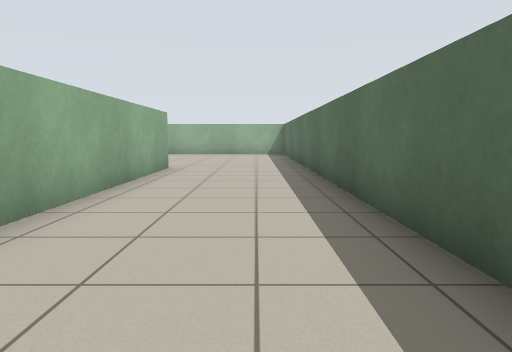
[1] (above)

17 first-person views from a walk through a Stage world. The camera is 0.83 m above the floor, tilts 6° down and sees 70° across. Floor lines are 1 m apart. The floor is counted in squares, 1 m on a side. Each view is taken from the middle of a square. On the plan, view 1 faces up. The plan holds only what a view shows up to about 12 squares ahead; the rest is blank. The robots in the file are not drawn.

[2]
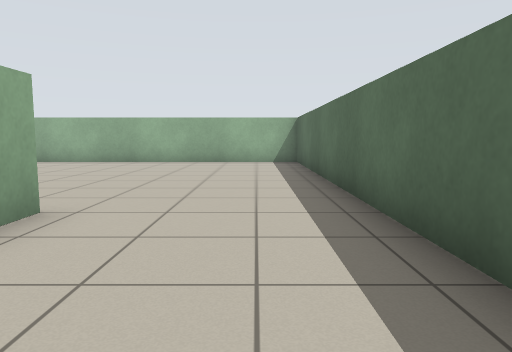

[3]
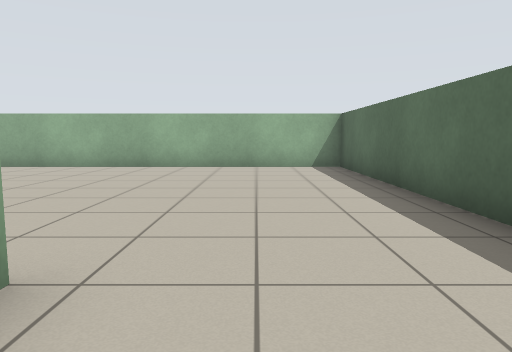

[4]
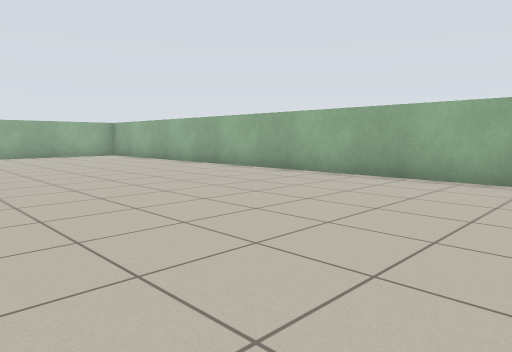

[5]
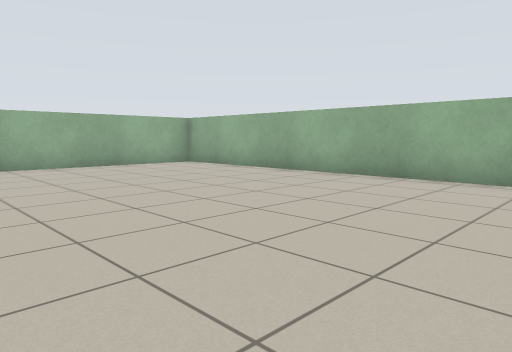

[6]
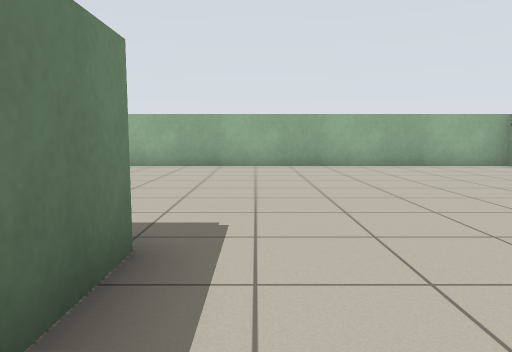

[7]
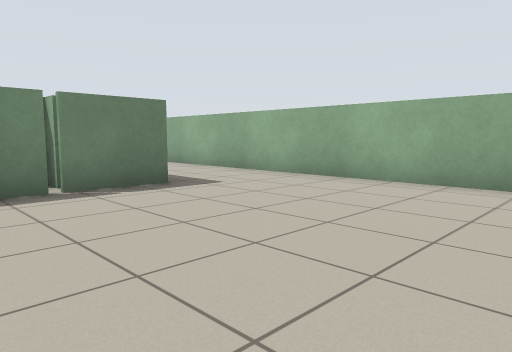

[8]
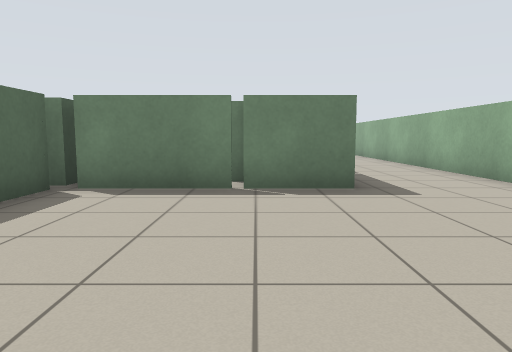

[9]
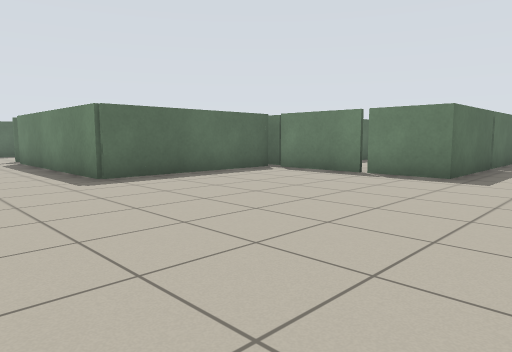

[10]
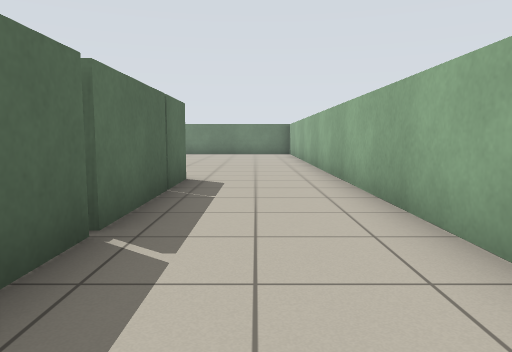

[11]
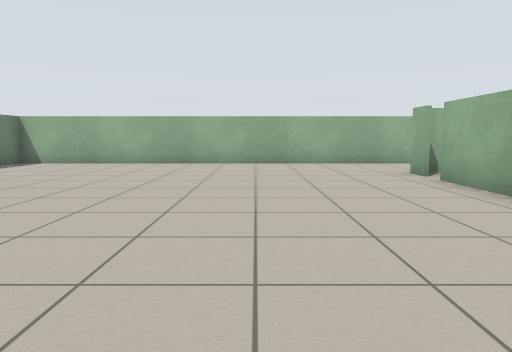

[12]
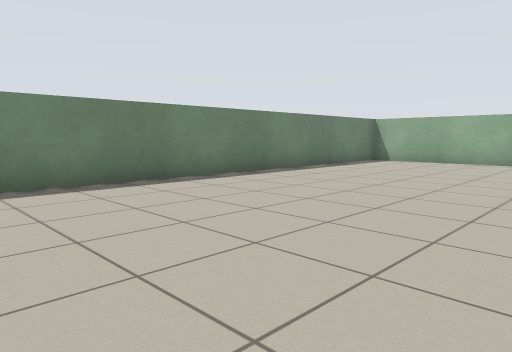

[13]
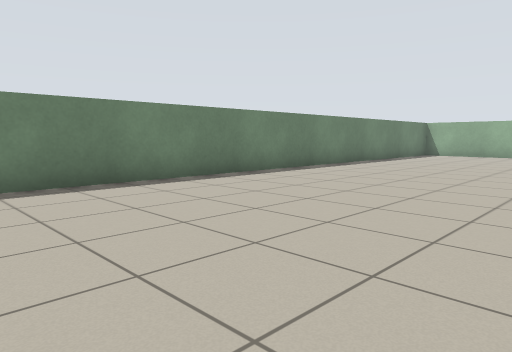

[14]
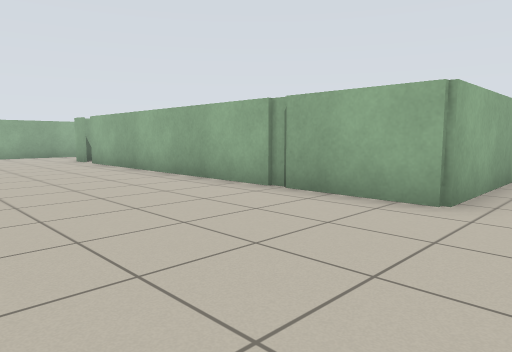

[15]
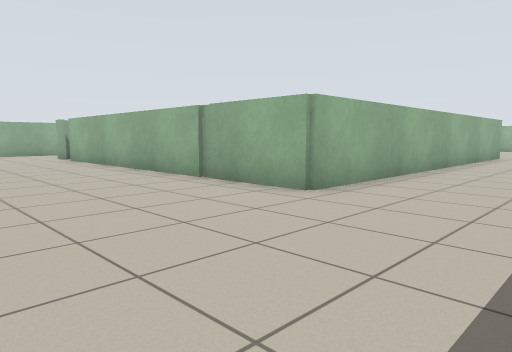

[16]
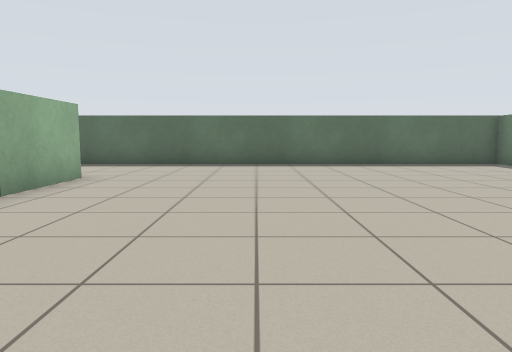

[17]
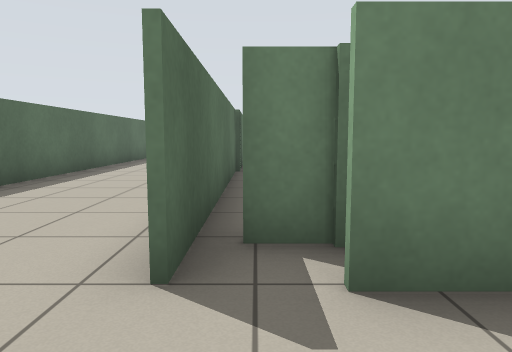

### Floor plan
Ten units are one square. View 1 is at (0, 0); x grows to the right and y downward. Boxes are objects, and circles mark ways between rooms. Rooms are numbered by the first view taken in them; rooms with no view inside come last. Other rooms are left out.
<svg viewBox="-182 -189 201 329">
<path fill="none" stroke="#000" d="M-38 -92 -29 -92M-24 -100 -24 24M-97 -51 -97 -101 -35 -101M-25 -12 -25 -100M-146 24 -146 -51 -100 -51M14 35 14 -184 -177 -184 -177 35M-24 24 -131 24M-138 24 -146 24M6 135 14 135 14 35M-177 35 -177 135 -11 135"/>
<circle cx="-165" cy="25" r="3" fill="#2a7"/>
<circle cx="0" cy="23" r="3" fill="#2a7"/>
<text x="-80" y="-110">1</text>
<text x="-80" y="80">2</text>
</svg>
Room 1 opens to room 2.

Where each view was taken, in squares from view 1:
view 1: 0 up, 0 right, facing up
view 2: 6 up, 0 right, facing up
view 3: 8 up, 1 left, facing up
view 4: 11 up, 1 left, facing up-left
view 5: 11 up, 7 left, facing up-left
view 6: 11 up, 7 left, facing left
view 7: 11 up, 11 left, facing down-left
view 8: 11 up, 13 left, facing down
view 9: 13 up, 17 left, facing down-right
view 10: 5 up, 16 left, facing down
view 11: 6 down, 6 left, facing left
view 12: 7 down, 5 left, facing down-left
view 13: 7 down, 0 right, facing down-left
view 14: 7 down, 1 left, facing up-left
view 15: 7 down, 1 right, facing up-left
view 16: 6 down, 10 left, facing right
view 17: 12 up, 3 left, facing down
